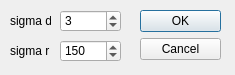
<?xml version="1.0" encoding="UTF-8"?>
<ui version="4.0">
 <class>NoiseBilateralDialog</class>
 <widget class="QDialog" name="NoiseBilateralDialog">
  <property name="geometry">
   <rect>
    <x>0</x>
    <y>0</y>
    <width>235</width>
    <height>75</height>
   </rect>
  </property>
  <property name="windowTitle">
   <string>Noise Bilateral</string>
  </property>
  <property name="windowIcon">
   <iconset resource="../../../res/icons.qrc">
    <normaloff>:/icons/icons/checkerboard.png</normaloff>:/icons/icons/checkerboard.png</iconset>
  </property>
  <widget class="QDialogButtonBox" name="buttonBox">
   <property name="geometry">
    <rect>
     <x>140</x>
     <y>10</y>
     <width>81</width>
     <height>241</height>
    </rect>
   </property>
   <property name="orientation">
    <enum>Qt::Vertical</enum>
   </property>
   <property name="standardButtons">
    <set>QDialogButtonBox::Cancel|QDialogButtonBox::Ok</set>
   </property>
  </widget>
  <widget class="QLabel" name="label">
   <property name="geometry">
    <rect>
     <x>10</x>
     <y>10</y>
     <width>41</width>
     <height>21</height>
    </rect>
   </property>
   <property name="text">
    <string>sigma d</string>
   </property>
  </widget>
  <widget class="QSpinBox" name="sB_sigma_d">
   <property name="geometry">
    <rect>
     <x>60</x>
     <y>10</y>
     <width>61</width>
     <height>22</height>
    </rect>
   </property>
   <property name="minimum">
    <number>1</number>
   </property>
   <property name="maximum">
    <number>10</number>
   </property>
   <property name="value">
    <number>3</number>
   </property>
  </widget>
  <widget class="QLabel" name="label_2">
   <property name="geometry">
    <rect>
     <x>10</x>
     <y>40</y>
     <width>41</width>
     <height>21</height>
    </rect>
   </property>
   <property name="text">
    <string>sigma r</string>
   </property>
  </widget>
  <widget class="QSpinBox" name="sB_sigma_r">
   <property name="geometry">
    <rect>
     <x>60</x>
     <y>40</y>
     <width>61</width>
     <height>22</height>
    </rect>
   </property>
   <property name="minimum">
    <number>10</number>
   </property>
   <property name="maximum">
    <number>300</number>
   </property>
   <property name="value">
    <number>150</number>
   </property>
  </widget>
 </widget>
 <resources>
  <include location="../../../res/icons.qrc"/>
 </resources>
 <connections>
  <connection>
   <sender>buttonBox</sender>
   <signal>accepted()</signal>
   <receiver>NoiseBilateralDialog</receiver>
   <slot>accept()</slot>
   <hints>
    <hint type="sourcelabel">
     <x>248</x>
     <y>254</y>
    </hint>
    <hint type="destinationlabel">
     <x>157</x>
     <y>274</y>
    </hint>
   </hints>
  </connection>
  <connection>
   <sender>buttonBox</sender>
   <signal>rejected()</signal>
   <receiver>NoiseBilateralDialog</receiver>
   <slot>reject()</slot>
   <hints>
    <hint type="sourcelabel">
     <x>316</x>
     <y>260</y>
    </hint>
    <hint type="destinationlabel">
     <x>286</x>
     <y>274</y>
    </hint>
   </hints>
  </connection>
 </connections>
</ui>
